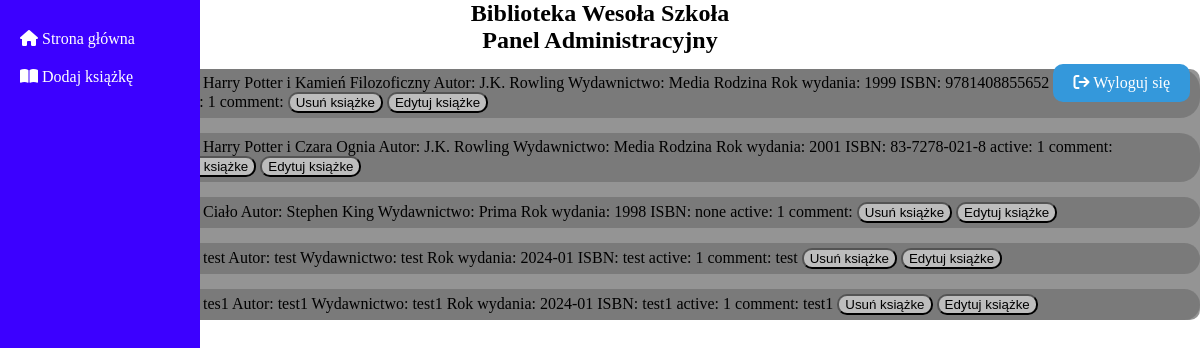
Screenshot of /BO/book_list.php with the database file from the repository.
### tables this page shows
CREATE TABLE `book` (
  `id_book` int(11) NOT NULL,
  `title` varchar(255) NOT NULL,
  `author` varchar(255) NOT NULL,
  `publisher` varchar(255) NOT NULL,
  `publishYear` varchar(255) NOT NULL,
  `isbn` varchar(255) NOT NULL,
  `active` tinyint(1) NOT NULL,
  `comments` longtext NOT NULL
);

### DB/db_connection.php (called while the page is built, shortened)
<?php
class db_connection{
    var $host = "localhost";
    var $dbname = "wiai";
    var $username = "root";
    var $password = "";
    public function databaseConnect(){
        $con = mysqli_connect($this->host, $this->username, $this->password, $this->dbname);
        if(!$con){
            die("Connection failed: " . mysqli_connect_error());
        }
        else{
            $this->connect = $con;
        }
    }
}
?>

### DB/db_book.php (called while the page is built, shortened)
<?php
include('db_connection.php');
class db_book extends db_connection{
    function selectBookAll(){
        $query = 'SELECT * FROM `book` WHERE 1';
        $data = mysqli_query($this->connect, $query);
        if (mysqli_num_rows($data) > 0){
            return $data;
        }
    }
}
?>

### BO/book_list.php (the view, shortened to what this page needs)
<?php
include('./head_admin.php');
?>
    <div class="panel_lewy">
    <a class="przycisk" href="./admin_panel.php"><i class="fa-solid fa-house" style="color: #fff;"></i> Strona główna</a>
    <a class="przycisk" href="./book_add.php"><i class="fa-solid fa-book-open" style="color: #fff;"></i> Dodaj książkę</a>
    </div>
    <?php
    include('../DB/db_book.php');
    $baza = new db_book();
    $baza->databaseConnect();
    $data = $baza->selectBookAll();
    if (!empty($data)){
    ?>
    <div class="wpisy">
        <?php
            while($row = mysqli_fetch_assoc($data))
            {
                echo "<div id='wpis' class='artykul'>Tytuł: ".$row['title']." Autor: ".$row['author']." Wydawnictwo: ".$row['publisher']." Rok wydania: ".$row['publishYear']." ISBN: ".$row['isbn']." active: ".$row['active']." comment: ".$row['comments']."
                <button class='delete'><a href=book_list.php?del=True&id=".$row['id_book'].">
                Usuń książke
                </a></button>
                <button class='delete'><a href=book_edit.php?id=".$row['id_book'].">
                Edytuj książke
                </a></button>
                </div>";
            }
            } else {
                echo "Brak książek";
            }
        ?>
    </div>
</body>
</html>

### BO/admin_panel.css (style rules this page uses)
body { background-color: #ffffff; color: #000000; height: 100vh; margin: 0; padding: 0; }
.wpisy { margin-left: 13vw; background-color: rgba(42, 43, 42, 0.5); border-radius: 10px; }
.artykul a { text-decoration: none; color: aqua; }
.artykul { padding: 5px; background-color: rgba(98, 99, 98, 0.5); border-radius: 20px; margin-top: 15px; }
.delete { border-radius: 10px; background-color: rgba(255, 255, 255, 0.5); }
.delete a { text-decoration: none; color: #000; }
.panel_lewy { position: absolute; top: 0; left: 0; width: 200px; height: 100vh; background-color: #3c00ff; padding: 20px; box-sizing: border-box; }
.panel_lewy .przycisk { display: block; text-decoration: none; color: #ffffff; padding: 10px 0; }
.panel_lewy a { display: block; text-decoration: none; color: #333; padding: 10px 0; }

### rows the page displays
book: title "Harry Potter i Kamień Filozoficzny", author "J.K. Rowling", publisher "Media Rodzina", publishYear "1999", isbn "9781408855652", active "1"
book: title "Harry Potter i Czara Ognia", author "J.K. Rowling", publisher "Media Rodzina", publishYear "2001", isbn "83-7278-021-8", active "1"
book: title "Ciało", author "Stephen King", publisher "Prima", publishYear "1998", isbn "none", active "1"
book: title "test", author "test", publisher "test", publishYear "2024-01", isbn "test", active "1", comments "test"
book: title "tes1", author "test1", publisher "test1", publishYear "2024-01", isbn "test1", active "1", comments "test1"
